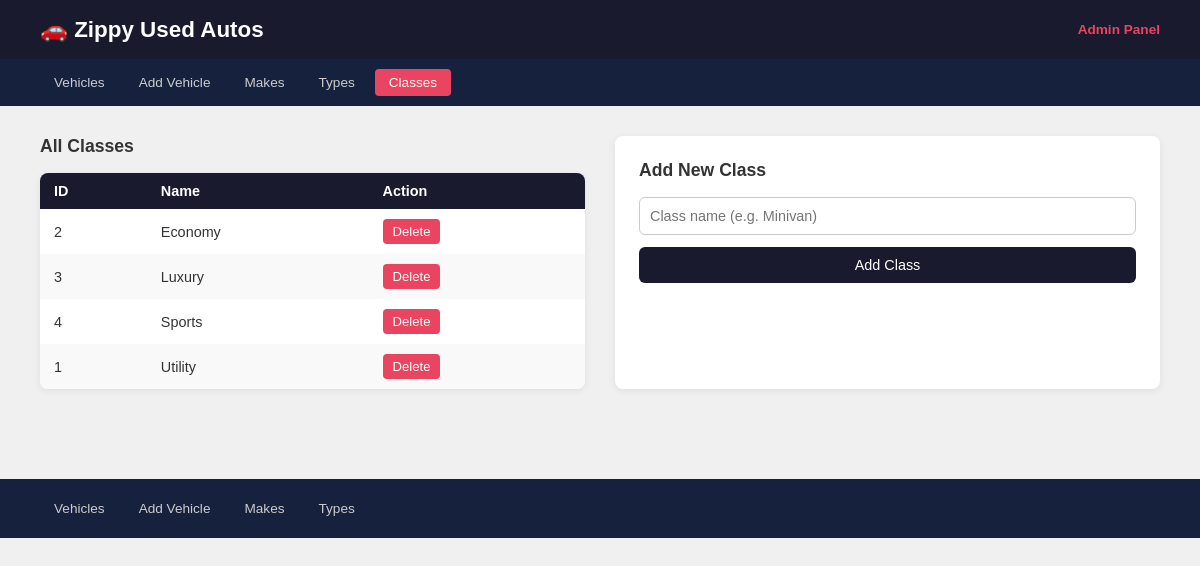
/admin/classes.php, run on the app's committed database.
### tables this page shows
CREATE TABLE `classes` (
  `id` int(11) NOT NULL,
  `name` varchar(50) NOT NULL
);

### admin/classes.php (called while the page is built, shortened)
<?php
require_once('../db_connect.php');
require_once('../model/classes_db.php');
$classes = getAllClasses($pdo);
require_once('../view/classes_list.php');

### model/classes_db.php (called while the page is built, shortened)
<?php
function getAllClasses($pdo) {
    return $pdo->query("SELECT * FROM classes ORDER BY name")->fetchAll(PDO::FETCH_ASSOC);
}

### view/classes_list.php (the view, shortened to what this page needs)
<!DOCTYPE html>
<html lang="en">
<head>
    <link rel="stylesheet" href="/midterm_project/css/admin.css">
</head>
<body>
<?php require_once(dirname(__FILE__) . '/admin_nav.php'); ?>
<main>
    <div class="two-col">
        <div>
            <h2>All Classes</h2>
            <table>
                <thead>
                    <tr><th>ID</th><th>Name</th><th>Action</th></tr>
                </thead>
                <tbody>
                    <?php foreach ($classes as $class): ?>
                        <tr>
                            <td><?= $class['id'] ?></td>
                            <td><?= htmlspecialchars($class['name']) ?></td>
                            <td>
                                <form method="post" onsubmit="return confirm('Delete this class?')">
                                    <button type="submit" name="delete_class" class="btn-delete">Delete</button>
                                </form>
                            </td>
                        </tr>
                    <?php endforeach; ?>
                </tbody>
            </table>
        </div>
        <div class="add-form">
            <h2>Add New Class</h2>
            <form method="post">
                <input type="text" name="name" placeholder="Class name (e.g. Minivan)" required>
                <button type="submit" name="add_class" class="btn-add">Add Class</button>
            </form>
        </div>
    </div>
</main>
<?php require_once(dirname(__FILE__) . '/admin_footer.php'); ?>
</body>
</html>

### css/admin.css (style rules this page uses)
* { box-sizing: border-box; margin: 0; padding: 0; }
body { font-family: Arial, sans-serif; background: #f0f0f0; color: #333; }
main { padding: 30px 40px; }
h2 { margin-bottom: 16px; font-size: 1.1rem; }
table { width: 100%; border-collapse: collapse; background: white; border-radius: 8px; overflow: hidden; box-shadow: 0 2px 8px rgba(0,0,0,0.07); }
thead { background: #1a1a2e; color: white; }
th, td { padding: 10px 14px; text-align: left; font-size: 0.9rem; }
tbody tr:nth-child(even) { background: #f9f9f9; }
.btn-delete { background: #e94560; color: white; border: none; padding: 5px 10px; border-radius: 4px; cursor: pointer; font-size: 0.82rem; }
.btn-add { background: #1a1a2e; color: white; border: none; padding: 10px 20px; border-radius: 6px; cursor: pointer; font-size: 0.9rem; width: 100%; }
.add-form { background: white; padding: 24px; border-radius: 8px; box-shadow: 0 2px 8px rgba(0,0,0,0.07); }
.add-form input[type="text"] { width: 100%; padding: 10px; border: 1px solid #ccc; border-radius: 6px; font-size: 0.9rem; margin-bottom: 12px; }
.two-col { display: grid; grid-template-columns: 1fr 1fr; gap: 30px; }

### data on the page
classes: id "2", name "Economy"
classes: id "3", name "Luxury"
classes: id "4", name "Sports"
classes: id "1", name "Utility"

### other printed values
$link['label'] "Vehicles"
$link['label'] "Add Vehicle"
$link['label'] "Makes"
$link['label'] "Types"
